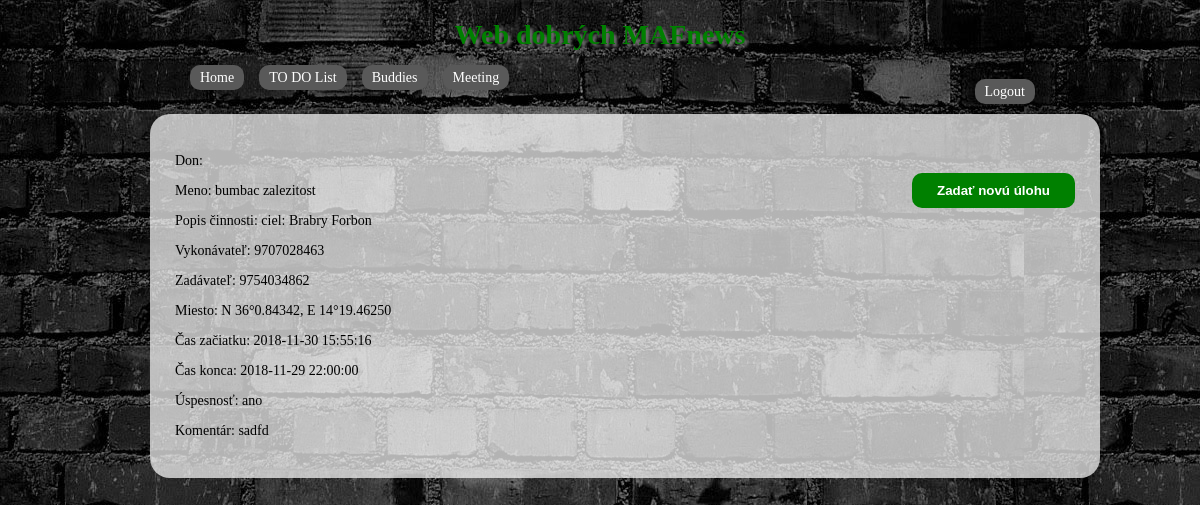
/todolist (signed in), run on an earlier commit of the app's database.
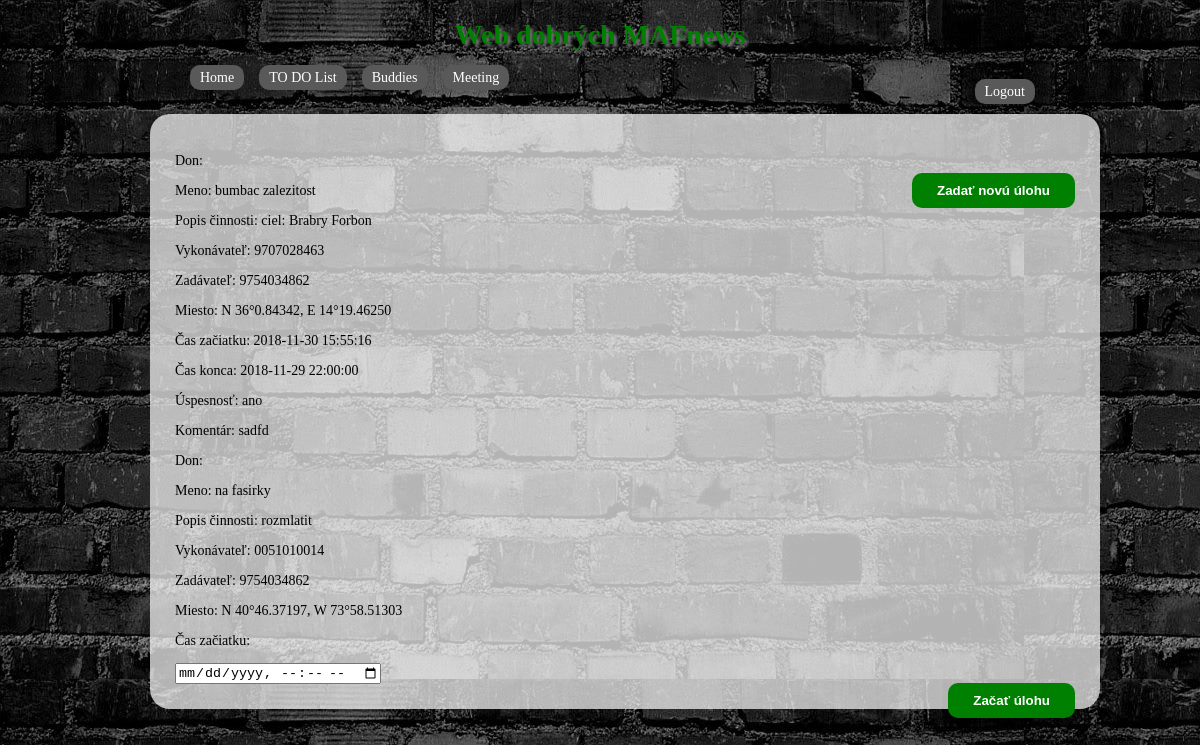
And on a later commit of the database.
### tables this page shows
CREATE TABLE `uloha` (
  `specificke_meno` varchar(255) NOT NULL,
  `popis_cinnosti` varchar(255) NOT NULL,
  `vykonavatel` varchar(255) NOT NULL,
  `zadavatel_don` varchar(255) DEFAULT NULL,
  `zadavatel_aliancia` int(11) DEFAULT NULL,
  `gps_miesta` varchar(28) NOT NULL,
  `cas_zaciatku` timestamp NULL DEFAULT NULL ON UPDATE CURRENT_TIMESTAMP,
  `cas_konca` timestamp NULL DEFAULT NULL,
  `uspesnost` varchar(255) NOT NULL,
  `komentar` varchar(255) DEFAULT NULL
);

### index.php (called while the page is built, shortened)
<?php
$smerovac = new SmerovacKontroler();
$smerovac->zpracuj(array($_SERVER['REQUEST_URI']));
$smerovac->vypisPohled();

### modely/Db.php (called while the page is built, shortened)
<?php
class Db {
    private static $spojeni;
    private static $nastaveni = array(
		PDO::ATTR_ERRMODE => PDO::ERRMODE_EXCEPTION,
		PDO::MYSQL_ATTR_INIT_COMMAND => "SET NAMES utf8",
		PDO::ATTR_EMULATE_PREPARES => false,
	);
    public static function pripoj($host, $uzivatel, $heslo, $databaze) {
		if (!isset(self::$spojeni)) {
			self::$spojeni = @new PDO(
				"mysql:host=$host;dbname=$databaze",
				$uzivatel,
				$heslo,
				self::$nastaveni
			);
		}
	}
    public static function dotazVsechny($dotaz, $parametry = array()) {
		$navrat = self::$spojeni->prepare($dotaz);
		$navrat->execute($parametry);
		return $navrat->fetchAll();
	}
}

### modely/Uloha.php (called while the page is built, shortened)
<?php
class Uloha {
	public static function getDonUlohy($don, $aliancia) {
		$data = [];
		if ($don != NULL) {
			$data = Db::dotazVsechny("SELECT * FROM Uloha WHERE zadavatel_don = ?", [$don]);
		}
		if ($aliancia != NULL) {
			$data = array_merge($data, Db::dotazVsechny("SELECT * FROM Uloha WHERE zadavatel_aliancia = ?", [$aliancia]));
		}
		return $data;
	}
}

### kontrolery/ToDoListKontroler.php (called while the page is built, shortened)
<?php
class ToDoListKontroler extends Kontroler {
	public function zpracuj($parametry) {
		if (isset($_SESSION["rodne_cislo"])) {
			$this->data["ulohy"] = "";
			if ($_SESSION["typ"] != 0) {
				$don = new Don($_SESSION["rodne_cislo"]);
				$aliancia = new Aliancia($don->getAliancia());
				$this->data["ulohy"] = Uloha::getDonUlohy($_SESSION["rodne_cislo"], $aliancia->getIdAliancie());
			} else {
				$this->data["ulohy"] = Uloha::getClenUlohy($_SESSION["rodne_cislo"]);
			}
		} else
			$this->pohled = 'chyba';
	}
}

### kontrolery/SmerovacKontroler.php (called while the page is built, shortened)
<?php
class SmerovacKontroler extends Kontroler
{
	protected $kontroler;
	private function pomlckyDoVelbloudiNotace($text)
	{
		$veta = str_replace('-', ' ', $text);
		$veta = ucwords($veta);
		$veta = str_replace(' ', '', $veta);
		return $veta;
	}
	private function parsujURL($url)
	{
        $naparsovanaURL = parse_url($url);
		$naparsovanaURL["path"] = ltrim($naparsovanaURL["path"], "/");
		$naparsovanaURL["path"] = trim($naparsovanaURL["path"]);
		$rozdelenaCesta = explode("/", $naparsovanaURL["path"]);
		return $rozdelenaCesta;
	}
    public function zpracuj($parametry)
    {
		$naparsovanaURL = $this->parsujURL($parametry[0]);
		$tridaKontroleru = $this->pomlckyDoVelbloudiNotace(array_shift($naparsovanaURL)) . 'Kontroler';
		if (file_exists('kontrolery/' . $tridaKontroleru . '.php'))
			$this->kontroler = new $tridaKontroleru;
		else
			$this->presmeruj('chyba');
        $this->kontroler->zpracuj($naparsovanaURL);
    }
}

### pohledy/todolist.phtml (the view, shortened to what this page needs)
<div id="todolist" action="todolist">
	<?php if($_SESSION["typ"] != 0) : ?>
		<form method="POST" action="todolist/new_work" id="new_work">
			<input type="submit" value="Zadať novú úlohu">
		</form>
	<?php endif; ?>
	<?php foreach($ulohy as $uloha) : ?>
		<p><?php if ($uloha["zadavatel_don"] != NULL) echo "Don:"; else echo "Aliancia:" ?></p>
		<p>Meno: <?= $uloha["specificke_meno"] ?></p>
		<p>Popis činnosti: <?= $uloha["popis_cinnosti"] ?></p>
		<p>Vykonávateľ: <?= $uloha["vykonavatel"] ?></p>
		<p>Zadávateľ: <?php if ($uloha["zadavatel_don"] != NULL) echo $uloha["zadavatel_don"]; else echo $uloha["zadavatel_aliancia"] ?></p>
		<p>Miesto: <?= $uloha["gps_miesta"] ?></p>
		<?php if($uloha["cas_zaciatku"] == NULL) : ?>
			<p>Čas začiatku: </p>
			<form method="POST" action="todolist/zacat">
				<input type="datetime-local" name="cas_zaciatku" required>
				<input type="submit" value="Začať úlohu">
			</form>
		<?php else :?>
			<p>Čas začiatku: <?= $uloha["cas_zaciatku"] ?></p>
			<?php if ($uloha["cas_konca"] == NULL) :?>
			<form method="POST" action="todolist/ukoncit">
				<p>Čas konca: </p>
				<input type="datetime-local" name="cas_konca" required>
				<input type="hidden" name="specificke_meno" value="<?= $uloha["specificke_meno"] ?>">
				<p>Úspesnosť:
					<input type="radio" name="uspesnost" value="ano" required>áno
					<input type="radio" name="uspesnost" value="ne" required>nie
				</p>
				<p>Komentár: <input type="text" name="komentar" required></p>
				<input type="submit" value="Ukončiť úlohu">
			</form>
			<?php else : ?>
				<p>Čas konca: <?= $uloha["cas_konca"] ?></p>
				<p>Úspesnosť: <?= $uloha["uspesnost"] ?></p>
				<p>Komentár: <?= $uloha["komentar"] ?></p>
			<?php endif;?>
		<?php endif;?>
	<?php endforeach; ?>
</div>

What changed in the data, as far as the page shows it:
added uloha: shows "Don:", specificke_meno "na fasirky", popis_cinnosti "rozmlatit", vykonavatel "0051010014", zadavatel_don "9754034862", gps_miesta "N 40°46.37197, W 73°58.51303"
